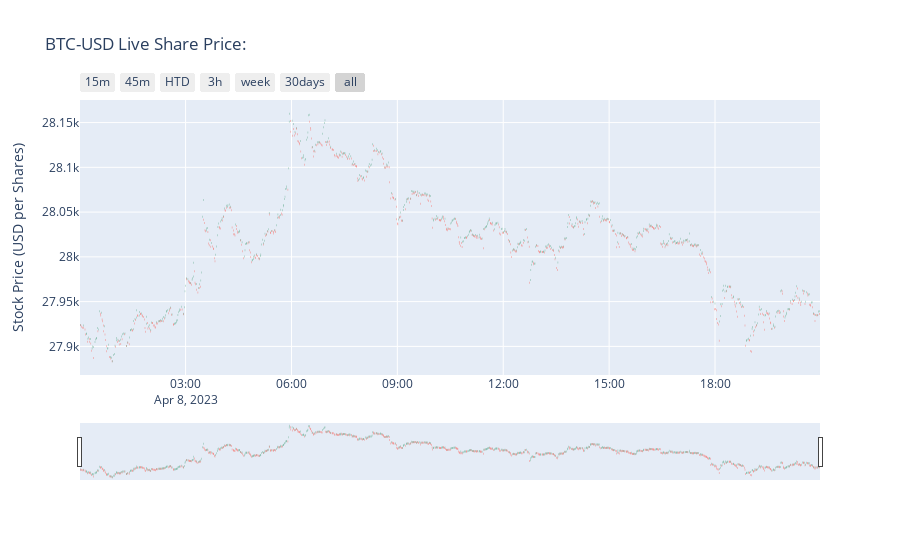

Here is the notebook cell this chart was saved with:
### Code cell
# Raw Package
import numpy as np
import pandas as pd
from pandas_datareader import data as pdr

# Market Data 
import yfinance as yf

#Graphing/Visualization
import datetime as dt 
import plotly.graph_objs as go 

# Override Yahoo Finance 
yf.pdr_override()

# Create input field for our desired stock 
# stock=input("Enter a stock ticker symbol: ")
stock = 'BTC-USD'

# Retrieve stock data frame (df) from yfinance API at an interval of 1m 
df = yf.download(tickers=stock,period='1d',interval='1m')
# df = yf.download(tickers=stock,period='1y')
# df = yf.download(tickers=stock,period='1month', interval='1m')

print(df)

# Declare plotly figure (go)
fig=go.Figure()

fig.add_trace(go.Candlestick(x=df.index,
                open=df['Open'],
                high=df['High'],
                low=df['Low'],
                close=df['Close'], name = 'market data'))

fig.update_layout(
    title= str(stock)+' Live Share Price:',
    yaxis_title='Stock Price (USD per Shares)')               

fig.update_xaxes(
    rangeslider_visible=True,
    rangeselector=dict(
        buttons=list([
            dict(count=15, label="15m", step="minute", stepmode="backward"),
            dict(count=45, label="45m", step="minute", stepmode="backward"),
            dict(count=1, label="HTD", step="hour", stepmode="todate"),
            dict(count=3, label="3h", step="hour", stepmode="backward"),

            dict(count=7, label="week", step="day", stepmode="backward"),
            dict(count=30, label="30days", step="day", stepmode="backward"),
            
            dict(step="all")
        ])
    )
)

fig.show()

### Figure 1 — Plotly figure (JSON) as saved in the notebook; plotly's stock layout.template omitted (floating-point values rounded to 4 significant figures; data arrays with more than 128 entries replaced by an {"elided": "..."} marker saying what was removed)
{"data": [{"close": {"elided": "1150 float values"}, "high": {"elided": "1150 float values"}, "low": {"elided": "1150 float values"}, "name": "market data", "open": {"elided": "1150 float values"}, "type": "candlestick", "x": {"elided": "1150 str values"}}], "layout": {"title": {"text": "BTC-USD Live Share Price:"}, "xaxis": {"rangeselector": {"buttons": [{"count": 15, "label": "15m", "step": "minute", "stepmode": "backward"}, {"count": 45, "label": "45m", "step": "minute", "stepmode": "backward"}, {"count": 1, "label": "HTD", "step": "hour", "stepmode": "todate"}, {"count": 3, "label": "3h", "step": "hour", "stepmode": "backward"}, {"count": 7, "label": "week", "step": "day", "stepmode": "backward"}, {"count": 30, "label": "30days", "step": "day", "stepmode": "backward"}, {"step": "all"}]}, "rangeslider": {"visible": true}}, "yaxis": {"title": {"text": "Stock Price (USD per Shares)"}}}}
